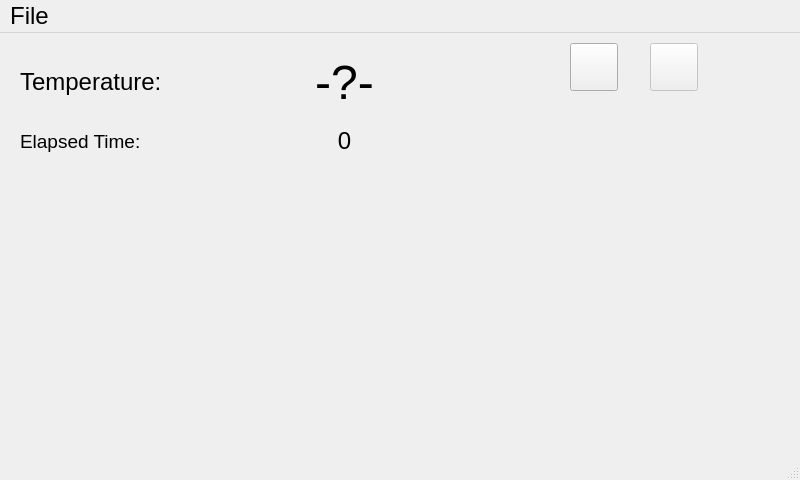
<?xml version="1.0" encoding="UTF-8"?>
<ui version="4.0">
 <class>MainWindow</class>
 <widget class="QMainWindow" name="MainWindow">
  <property name="geometry">
   <rect>
    <x>0</x>
    <y>0</y>
    <width>800</width>
    <height>480</height>
   </rect>
  </property>
  <property name="font">
   <font>
    <pointsize>14</pointsize>
   </font>
  </property>
  <property name="windowTitle">
   <string>Thermometer</string>
  </property>
  <property name="windowIcon">
   <iconset resource="resources.qrc">
    <normaloff>:/resources/icons/thermometer-svgrepo-com.svg</normaloff>:/resources/icons/thermometer-svgrepo-com.svg</iconset>
  </property>
  <property name="autoFillBackground">
   <bool>true</bool>
  </property>
  <widget class="QWidget" name="centralwidget">
   <property name="autoFillBackground">
    <bool>true</bool>
   </property>
   <widget class="QWidget" name="formLayoutWidget">
    <property name="geometry">
     <rect>
      <x>20</x>
      <y>10</y>
      <width>501</width>
      <height>115</height>
     </rect>
    </property>
    <layout class="QFormLayout" name="formLayout">
     <item row="0" column="0">
      <widget class="QLabel" name="tempLabel">
       <property name="minimumSize">
        <size>
         <width>0</width>
         <height>78</height>
        </size>
       </property>
       <property name="font">
        <font>
         <pointsize>18</pointsize>
        </font>
       </property>
       <property name="text">
        <string>Temperature:</string>
       </property>
      </widget>
     </item>
     <item row="0" column="1">
      <widget class="QLabel" name="tempValue">
       <property name="font">
        <font>
         <pointsize>36</pointsize>
        </font>
       </property>
       <property name="text">
        <string>-?-</string>
       </property>
       <property name="alignment">
        <set>Qt::AlignmentFlag::AlignCenter</set>
       </property>
      </widget>
     </item>
     <item row="1" column="0">
      <widget class="QLabel" name="timeLabel">
       <property name="font">
        <font>
         <pointsize>14</pointsize>
        </font>
       </property>
       <property name="text">
        <string>Elapsed Time:</string>
       </property>
      </widget>
     </item>
     <item row="1" column="1">
      <widget class="QLabel" name="elapsedTimeValue">
       <property name="font">
        <font>
         <pointsize>18</pointsize>
        </font>
       </property>
       <property name="text">
        <string>0</string>
       </property>
       <property name="alignment">
        <set>Qt::AlignmentFlag::AlignCenter</set>
       </property>
      </widget>
     </item>
    </layout>
   </widget>
   <widget class="QPushButton" name="startButton">
    <property name="geometry">
     <rect>
      <x>570</x>
      <y>10</y>
      <width>48</width>
      <height>48</height>
     </rect>
    </property>
    <property name="font">
     <font>
      <pointsize>20</pointsize>
     </font>
    </property>
    <property name="text">
     <string/>
    </property>
    <property name="icon">
     <iconset resource="resources.qrc">
      <normaloff>:/resources/icons/media-play.svg</normaloff>:/resources/icons/media-play.svg</iconset>
    </property>
    <property name="iconSize">
     <size>
      <width>48</width>
      <height>48</height>
     </size>
    </property>
   </widget>
   <widget class="QPushButton" name="stopButton">
    <property name="enabled">
     <bool>false</bool>
    </property>
    <property name="geometry">
     <rect>
      <x>650</x>
      <y>10</y>
      <width>48</width>
      <height>48</height>
     </rect>
    </property>
    <property name="font">
     <font>
      <pointsize>20</pointsize>
     </font>
    </property>
    <property name="text">
     <string/>
    </property>
    <property name="icon">
     <iconset resource="resources.qrc">
      <normaloff>:/resources/icons/media-stop.svg</normaloff>:/resources/icons/media-stop.svg</iconset>
    </property>
    <property name="iconSize">
     <size>
      <width>48</width>
      <height>48</height>
     </size>
    </property>
   </widget>
   <widget class="PlotWidget" name="graphWindow" native="true">
    <property name="geometry">
     <rect>
      <x>20</x>
      <y>150</y>
      <width>701</width>
      <height>271</height>
     </rect>
    </property>
   </widget>
  </widget>
  <widget class="QMenuBar" name="menubar">
   <property name="geometry">
    <rect>
     <x>0</x>
     <y>0</y>
     <width>800</width>
     <height>34</height>
    </rect>
   </property>
   <property name="font">
    <font>
     <pointsize>18</pointsize>
    </font>
   </property>
   <widget class="QMenu" name="menuFile">
    <property name="font">
     <font>
      <pointsize>18</pointsize>
     </font>
    </property>
    <property name="title">
     <string>File</string>
    </property>
    <addaction name="actionSave"/>
    <addaction name="actionSettings"/>
    <addaction name="actionQuit"/>
   </widget>
   <addaction name="menuFile"/>
  </widget>
  <widget class="QStatusBar" name="statusbar"/>
  <action name="actionSettings">
   <property name="text">
    <string>Settings...</string>
   </property>
   <property name="shortcut">
    <string>Ctrl+,</string>
   </property>
  </action>
  <action name="actionQuit">
   <property name="text">
    <string>Quit</string>
   </property>
   <property name="shortcut">
    <string>Ctrl+Q</string>
   </property>
  </action>
  <action name="actionSave">
   <property name="text">
    <string>Save ...</string>
   </property>
   <property name="shortcut">
    <string>Ctrl+S</string>
   </property>
  </action>
 </widget>
 <customwidgets>
  <customwidget>
   <class>PlotWidget</class>
   <extends>QWidget</extends>
   <header>pyqtgraph</header>
   <container>1</container>
  </customwidget>
 </customwidgets>
 <resources>
  <include location="resources.qrc"/>
 </resources>
 <connections/>
</ui>
